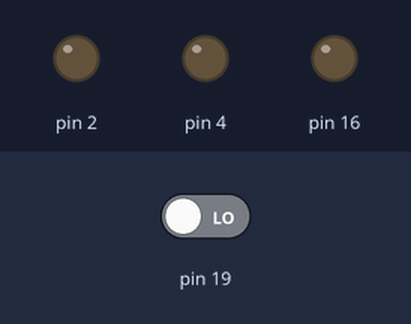
The sketch below on a simulated Arduino Uno, built for the host (arithmetic inside an expression is 32-bit, double 64-bit). Shown: output pins drawn as LEDs (lit = HIGH). The test bench sets the inputs (shaded band); at power-on: pin 19 LOW.

Above: at 1.2 s.
1.3 s: pin 19 driven HIGH
At 1.7 s:
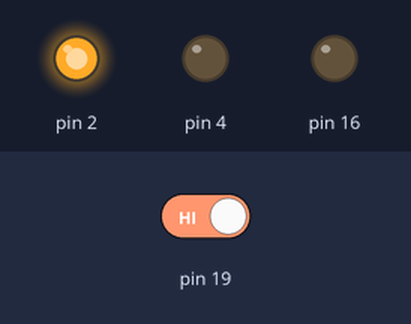
At 2.7 s:
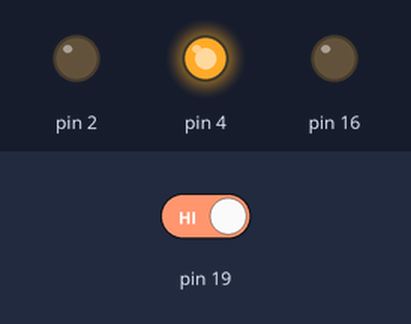
4.3 s: pin 19 driven LOW
At 5.0 s:
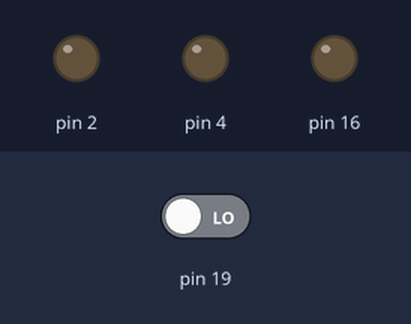
Timing chart, 0 to 7.3 s (numbered marks = the images above; inputs shaded):
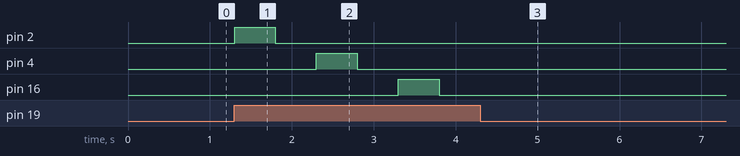

The sketch:

11._ESP_BUTTON.ino
```cpp
void setup() {
  pinMode(19, INPUT_PULLDOWN);
  pinMode(2,OUTPUT);
  pinMode(4,OUTPUT);
  pinMode(16,OUTPUT);
}

void loop() {
//  kelip(2,500);
//  kelip(4,500);
//  kelip(16,500);

  if (butang(19) == 1){
    kelip(2,500);
    kelip(4,500);
    kelip(16,500);
  }
  else{

  }
}

void kelip(int pin, int lengah){
  digitalWrite(pin,HIGH);
  delay(lengah);
  digitalWrite(pin,LOW);
  delay(lengah);
}

int butang(int pin){
  int button = digitalRead(pin);
  return button;
}
```

Measured:
- after the input at 1.3 s, pin 2: LOW → HIGH at once, → LOW 0.50 s later; pin 4: LOW → HIGH after 1.0 s, → LOW 0.50 s later; pin 16: LOW → HIGH after 2.0 s, → LOW 0.50 s later
- after the input at 4.3 s, pin 2, pin 4, pin 16: stops changing and stays LOW
